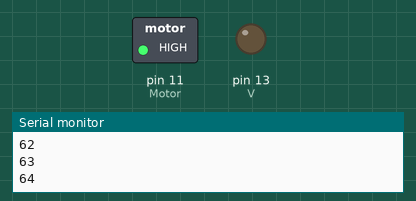
The sketch below on a simulated Arduino Uno, built with avr-gcc and run on an emulated ATmega328P. Shown: switched loads named in the sketch (green lamp = pin HIGH), output pins drawn as LEDs (lit = HIGH), the last lines printed to the serial monitor.

Above: at 12.7 s.
At 38.7 s:
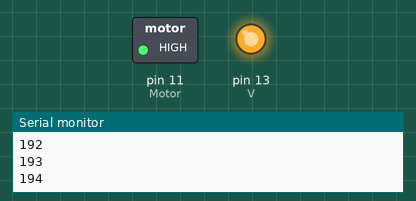
Timing chart, 0 to 67.7 s (numbered marks = the images above):
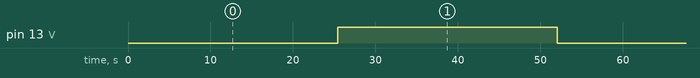

The sketch:

Prueba_calibrar_motores.ino
```cpp
#define Motor 11
#define V 13
int Potencia = 0;

void setup() {
  pinMode(Motor, OUTPUT);
  pinMode(V, OUTPUT);
  digitalWrite(Motor, HIGH);
  Serial.begin(9600);
}
void loop (){
  while (Potencia < 250){
    Potencia += 1;
    analogWrite(V, Potencia);
    Serial.println(Potencia);
    delay(200);
  }
  Serial.println("Fin del programa");
  delay(2000);
  Potencia = 0;

}
```

Measured:
- by itself, pin 13 (V): alternates HIGH for 26.6 s and LOW for 25.4 s
